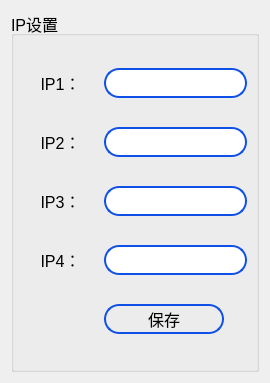
<?xml version="1.0" encoding="UTF-8"?>
<ui version="4.0">
 <class>IpSettingDlg</class>
 <widget class="QWidget" name="IpSettingDlg">
  <property name="geometry">
   <rect>
    <x>0</x>
    <y>0</y>
    <width>270</width>
    <height>383</height>
   </rect>
  </property>
  <property name="windowTitle">
   <string>Form</string>
  </property>
  <layout class="QGridLayout" name="gridLayout_2">
   <item row="0" column="0">
    <widget class="QGroupBox" name="groupBox">
     <property name="font">
      <font>
       <pointsize>12</pointsize>
      </font>
     </property>
     <property name="styleSheet">
      <string notr="true">QGroupBox{border:2px solid black;};</string>
     </property>
     <property name="title">
      <string>IP设置</string>
     </property>
     <layout class="QGridLayout" name="gridLayout">
      <item row="1" column="0">
       <widget class="QLabel" name="label_2">
        <property name="minimumSize">
         <size>
          <width>75</width>
          <height>25</height>
         </size>
        </property>
        <property name="text">
         <string>IP2：</string>
        </property>
        <property name="alignment">
         <set>Qt::AlignCenter</set>
        </property>
       </widget>
      </item>
      <item row="3" column="0">
       <widget class="QLabel" name="label_4">
        <property name="minimumSize">
         <size>
          <width>75</width>
          <height>25</height>
         </size>
        </property>
        <property name="text">
         <string>IP4：</string>
        </property>
        <property name="alignment">
         <set>Qt::AlignCenter</set>
        </property>
       </widget>
      </item>
      <item row="1" column="1">
       <widget class="QLineEdit" name="IP2lineEdit">
        <property name="maximumSize">
         <size>
          <width>16777215</width>
          <height>30</height>
         </size>
        </property>
        <property name="styleSheet">
         <string notr="true">QLineEdit{
border:2px solid rgb(15,80,232);
border-radius:15px
}</string>
        </property>
       </widget>
      </item>
      <item row="2" column="1">
       <widget class="QLineEdit" name="IP3lineEdit">
        <property name="maximumSize">
         <size>
          <width>16777215</width>
          <height>30</height>
         </size>
        </property>
        <property name="styleSheet">
         <string notr="true">QLineEdit{
border:2px solid rgb(15,80,232);
border-radius:15px
}</string>
        </property>
       </widget>
      </item>
      <item row="0" column="0">
       <widget class="QLabel" name="label">
        <property name="minimumSize">
         <size>
          <width>75</width>
          <height>25</height>
         </size>
        </property>
        <property name="sizeIncrement">
         <size>
          <width>75</width>
          <height>25</height>
         </size>
        </property>
        <property name="text">
         <string>IP1：</string>
        </property>
        <property name="alignment">
         <set>Qt::AlignCenter</set>
        </property>
       </widget>
      </item>
      <item row="0" column="1">
       <widget class="QLineEdit" name="IP1lineEdit">
        <property name="maximumSize">
         <size>
          <width>16777215</width>
          <height>30</height>
         </size>
        </property>
        <property name="styleSheet">
         <string notr="true">QLineEdit{
border:2px solid rgb(15,80,232);
border-radius:15px
}</string>
        </property>
       </widget>
      </item>
      <item row="2" column="0">
       <widget class="QLabel" name="label_3">
        <property name="minimumSize">
         <size>
          <width>75</width>
          <height>25</height>
         </size>
        </property>
        <property name="text">
         <string>IP3：</string>
        </property>
        <property name="alignment">
         <set>Qt::AlignCenter</set>
        </property>
       </widget>
      </item>
      <item row="3" column="1">
       <widget class="QLineEdit" name="IP4lineEdit">
        <property name="maximumSize">
         <size>
          <width>16777215</width>
          <height>30</height>
         </size>
        </property>
        <property name="styleSheet">
         <string notr="true">QLineEdit{
border:2px solid rgb(15,80,232);
border-radius:15px
}</string>
        </property>
       </widget>
      </item>
      <item row="4" column="1">
       <widget class="QPushButton" name="saveBtn">
        <property name="minimumSize">
         <size>
          <width>0</width>
          <height>0</height>
         </size>
        </property>
        <property name="maximumSize">
         <size>
          <width>120</width>
          <height>30</height>
         </size>
        </property>
        <property name="styleSheet">
         <string notr="true">QPushButton{
border:2px solid rgb(15,80,232);
border-radius:15px
}</string>
        </property>
        <property name="text">
         <string>保存</string>
        </property>
       </widget>
      </item>
     </layout>
    </widget>
   </item>
  </layout>
 </widget>
 <resources/>
 <connections/>
</ui>
